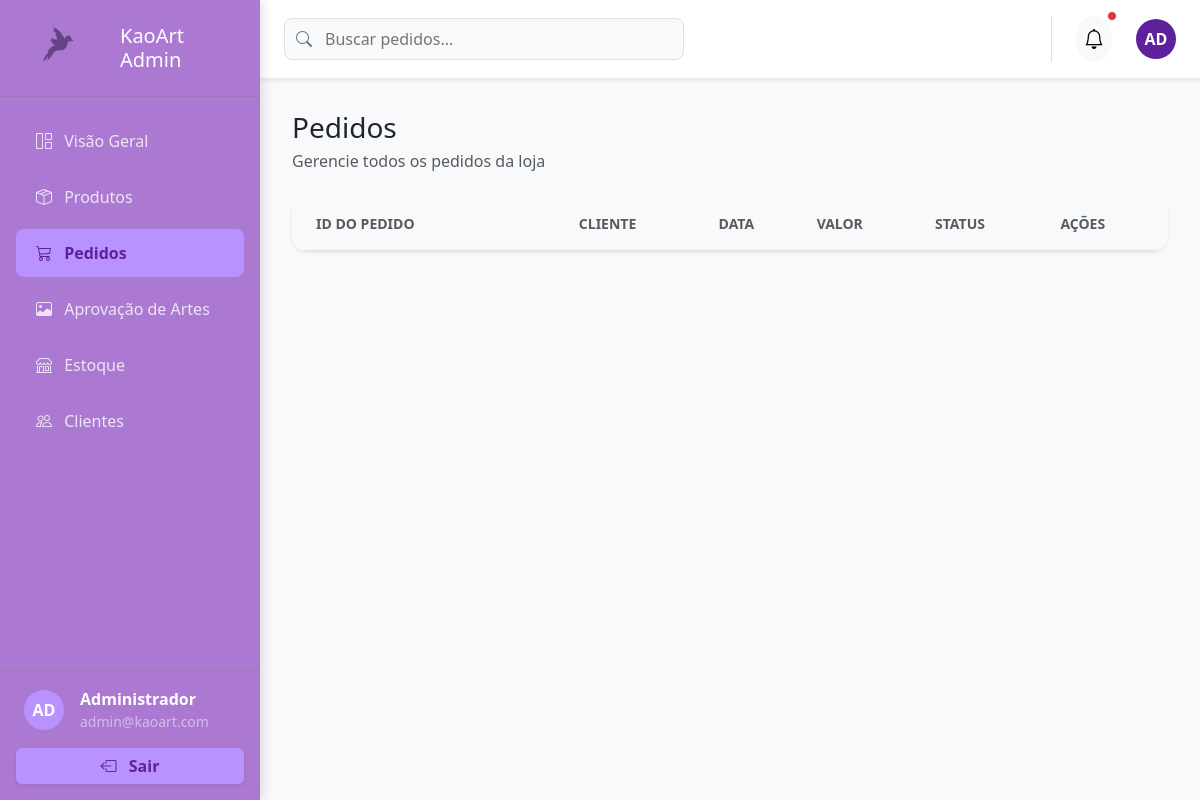
The page /admin/pedidos.php (signed in) on the database as committed earlier.
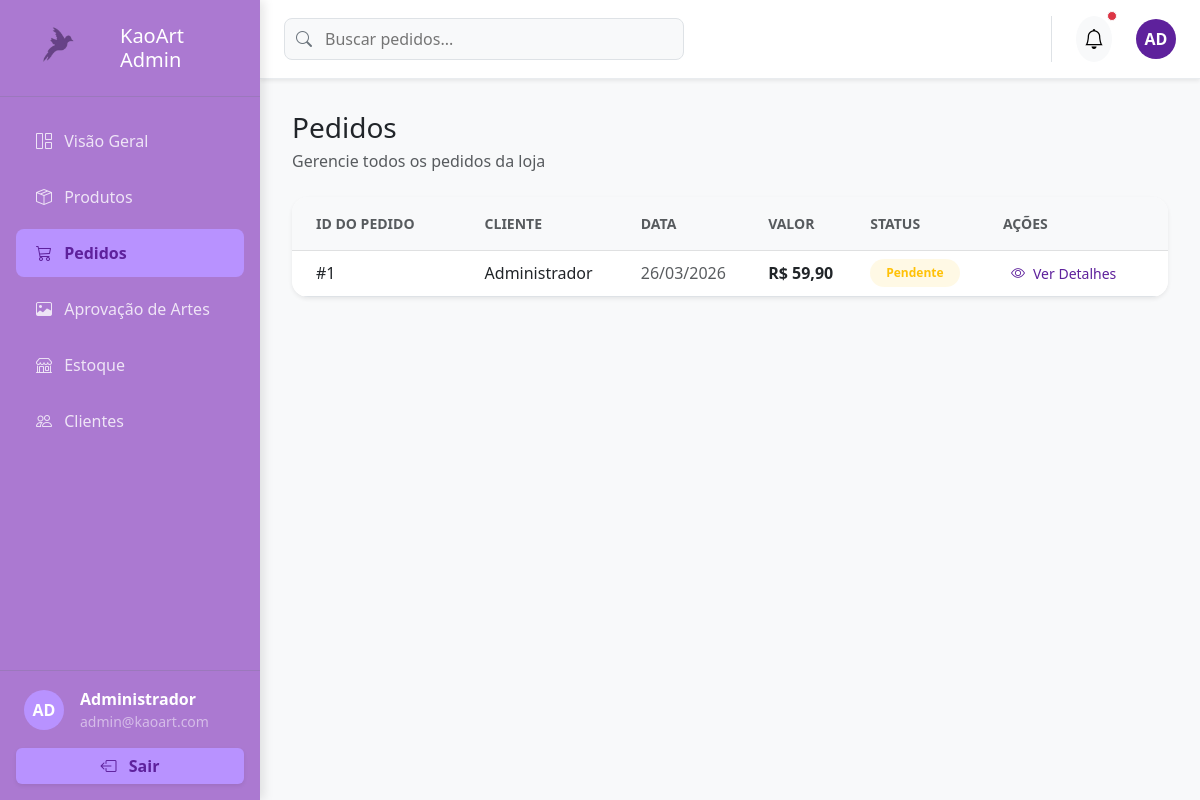
The same page on the database as committed later.
### tables this page shows
CREATE TABLE pedidos
(
    id          INT AUTO_INCREMENT PRIMARY KEY,

    user_id     INT NOT NULL,

    total_valor DECIMAL(10, 2) DEFAULT 0,

    status      ENUM (
        'Pendente',
        'Arte Aprovada',
        'Em Produção',
        'Enviado',
        'Cancelado'
        )                      DEFAULT 'Pendente',

    data_pedido TIMESTAMP      DEFAULT CURRENT_TIMESTAMP,

    FOREIGN KEY (user_id)
        REFERENCES usuarios (id)
        ON DELETE CASCADE
);

CREATE TABLE IF NOT EXISTS usuarios
(
    id            INT AUTO_INCREMENT PRIMARY KEY,

    nome_completo VARCHAR(150) NOT NULL,
    email         VARCHAR(150) NOT NULL UNIQUE,
    telefone      VARCHAR(20)  NOT NULL,
    empresa       VARCHAR(150),

    endereco      VARCHAR(255) NOT NULL,
    cep           VARCHAR(10)  NOT NULL,

    senha         VARCHAR(100) NOT NULL,

    role          ENUM ('admin', 'user')     DEFAULT 'user',
    status        ENUM ('active', 'blocked') DEFAULT 'active',

    criado_em     TIMESTAMP                  DEFAULT CURRENT_TIMESTAMP
    );

### public/admin/pedidos.php (the view, shortened to what the changed rows need)
<?php
require '../../config/database.php';
$sql = "
SELECT
    p.id,
    p.user_id,
    u.nome_completo,
    p.total_valor,
    p.status,
    p.data_pedido
FROM pedidos p
JOIN usuarios u
    ON p.user_id = u.id
ORDER BY p.data_pedido DESC
";
$resultado = mysqli_query($conn, $sql);
?>
<!DOCTYPE html>
<html lang="pt-br">
<head>
    <link href="https://cdn.jsdelivr.net/npm/bootstrap@5.3.0/dist/css/bootstrap.min.css" rel="stylesheet">
    <link rel="stylesheet" href="https://cdn.jsdelivr.net/npm/bootstrap-icons@1.11.1/font/bootstrap-icons.css">
</head>
<body>
    <div class="wrapper">
        <div class="main-content">
            <main class="scrollable-content">
                <div class="mb-4">
                    <h1 class="h3 text-dark mb-1">Pedidos</h1>
                </div>
                <div class="card shadow-sm border-0 rounded-4 overflow-hidden mb-4">
                    <div class="table-responsive">
                        <table class="table table-hover align-middle mb-0">
                            <thead class="table-light">
                                <tr>
                                    <th class="text-uppercase text-muted small fw-semibold py-3 px-4">ID do Pedido</th>
                                    <th class="text-uppercase text-muted small fw-semibold py-3">Cliente</th>
                                    <th class="text-uppercase text-muted small fw-semibold py-3">Data</th>
                                    <th class="text-uppercase text-muted small fw-semibold py-3">Valor</th>
                                    <th class="text-uppercase text-muted small fw-semibold py-3">Status</th>
                                    <th class="text-uppercase text-muted small fw-semibold py-3">Ações</th>
                                </tr>
                            </thead>
                            <tbody class="border-top-0">
                                <?php while ($pedido = mysqli_fetch_assoc($resultado)): ?>
                                    <tr>
                                        <td class="px-4 fw-medium text-dark">#<?php echo $pedido['id']; ?></td>
                                        <td class="text-dark fw-medium"><?php echo $pedido['nome_completo']; ?></td>
                                        <td class="text-muted">
                                            <?php echo date('d/m/Y', strtotime($pedido['data_pedido'])); ?>
                                        </td>
                                        <td class="text-dark fw-semibold">R$
                                            <?php echo number_format($pedido['total_valor'], 2, ',', '.'); ?>
                                        </td>
                                        <td>
                                            <?php
                                            $status = $pedido['status'];
                                            $badgeClass = '';
                                            if ($status === 'Pendente') {
                                                $badgeClass = 'badge bg-warning text-warning ';
                                            } elseif ($status === 'Em Produção') {
                                                $badgeClass = 'badge bg-primary text-primary';
                                            } elseif ($status === 'Enviado') {
                                                $badgeClass = 'badge bg-success text-success';
                                            } elseif ($status === 'Arte Aprovada') {
                                                $badgeClass = 'badge bg-success text-success';
                                            } elseif ($status === 'Cancelado') {
                                                $badgeClass = 'badge bg-danger text-danger';
                                            }
                                            ?>
                                            <span
                                                class="badge <?php echo $badgeClass; ?> bg-opacity-10 border-0 rounded-pill px-3 py-2">
                                                <?php echo $status; ?>
                                            </span>
                                        </td>
                                        <td>
                                            <a href="detalhes.php?id=<?php echo $pedido['id']; ?>"
                                                class="btn btn-sm btn-ver-detalhes" title="Ver detalhes">
                                                <i class="bi bi-eye me-2"></i>Ver Detalhes
                                            </a>
                                        </td>
                                    </tr>
                                <?php endwhile; ?>
                            </tbody>
                        </table>
                    </div>
                </div>
            </main>
        </div>
    </div>
</body>
</html>

Rows that differ between the two databases and show on the page:
added pedidos: id "1", user.nome_completo "Administrador", data_pedido "26/03/2026", total_valor "59,90", status "Pendente"
